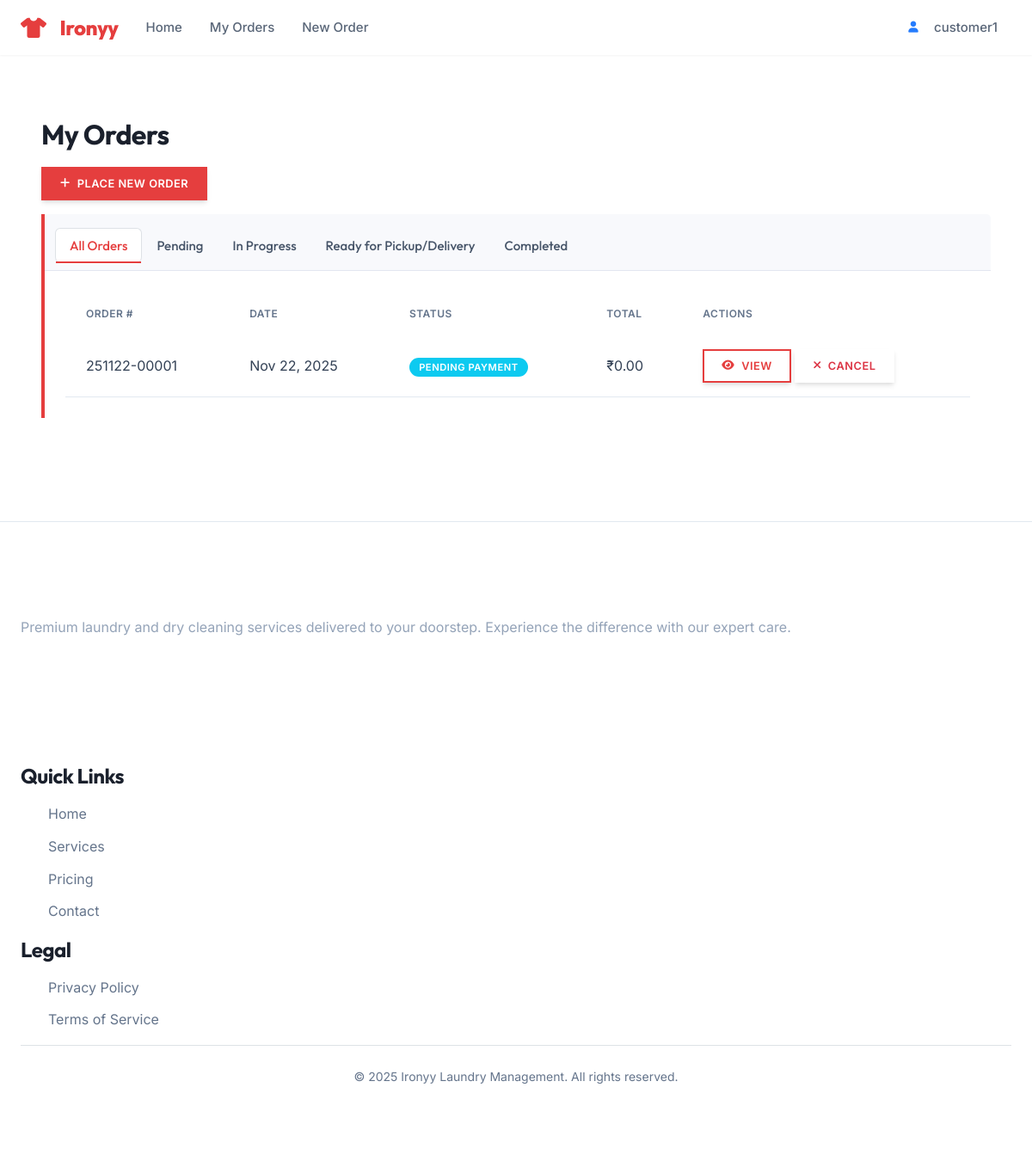
/orders/dashboard/ (signed in), run on an earlier commit of the app's database.
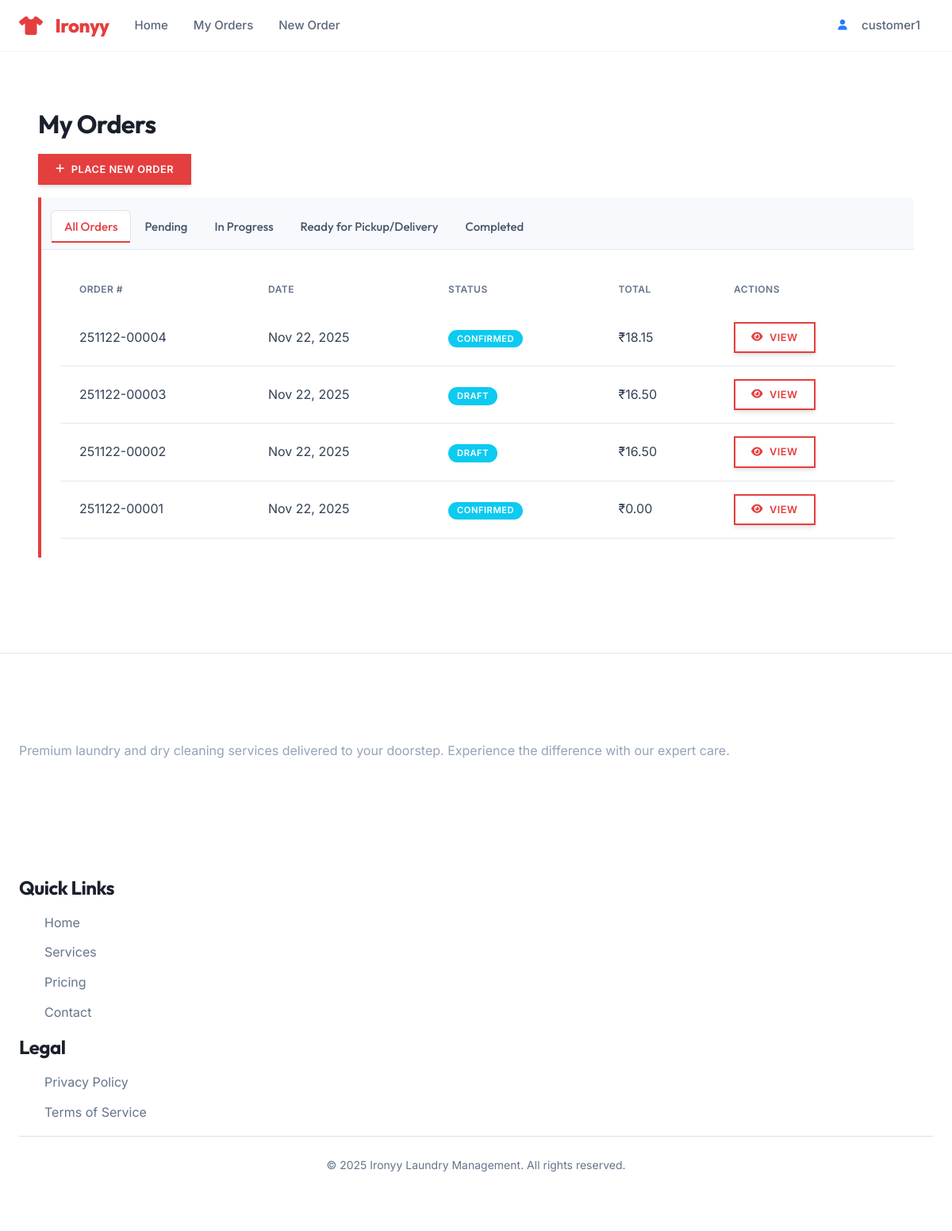
And on a later commit of the database.
### orders/models.py (models this page shows, shortened)
class Order(models.Model):
    class Status(models.TextChoices):
        DRAFT = 'draft', _('Draft')
        PENDING = 'pending', _('Pending Payment')
        CONFIRMED = 'confirmed', _('Confirmed')
        SCHEDULED_FOR_PICKUP = 'scheduled_for_pickup', _('Scheduled for Pickup')
        OUT_FOR_PICKUP = 'out_for_pickup', _('Out for Pickup')
        PICKED_UP = 'picked_up', _('Picked Up')
        PROCESSING = 'processing', _('In Progress')
        READY = 'ready', _('Ready for Delivery')
        OUT_FOR_DELIVERY = 'out_for_delivery', _('Out for Delivery')
        COMPLETED = 'completed', _('Completed')
        CANCELLED = 'cancelled', _('Cancelled')
        REFUNDED = 'refunded', _('Refunded')
        FAILED = 'failed', _('Failed')
    class PaymentStatus(models.TextChoices):
        PENDING = 'pending', _('Pending')
        AUTHORIZED = 'authorized', _('Authorized')
        PAID = 'paid', _('Paid')
        PARTIALLY_REFUNDED = 'partially_refunded', _('Partially Refunded')
        REFUNDED = 'refunded', _('Refunded')
        VOIDED = 'voided', _('Voided')
        FAILED = 'failed', _('Failed')
    class DeliveryType(models.TextChoices):
        PICKUP = 'pickup', _('Pickup')
        DELIVERY = 'delivery', _('Delivery')
    customer = models.ForeignKey(
        User,
        on_delete=models.PROTECT,
        related_name='orders',
        verbose_name=_('customer')
    )
    order_number = models.CharField(
        _('order number'),
        max_length=20,
        unique=True,
        db_index=True
    )
    status = models.CharField(
        _('status'),
        max_length=20,
        choices=Status.choices,
        default=Status.DRAFT,
        db_index=True
    )
    payment_status = models.CharField(
        _('payment status'),
        max_length=20,
        choices=PaymentStatus.choices,
        default=PaymentStatus.PENDING,
        db_index=True
    )
    delivery_type = models.CharField(
        _('delivery type'),
        max_length=10,
        choices=DeliveryType.choices,
        default=DeliveryType.PICKUP
    )
    pickup_address = models.TextField(_('pickup address'), blank=True)
    delivery_address = models.TextField(_('delivery address'), blank=True)
    preferred_pickup_date = models.DateField(_('preferred pickup date'), null=True, blank=True)
    preferred_delivery_date = models.DateField(_('preferred delivery date'), null=True, blank=True)
    subtotal = models.DecimalField(
        _('subtotal'),
        max_digits=10,
        decimal_places=2,
        default=Decimal('0.00')
    )
    tax_amount = models.DecimalField(
        _('tax amount'),
        max_digits=10,
        decimal_places=2,
        default=Decimal('0.00')
    )
    shipping_cost = models.DecimalField(
        _('shipping cost'),
        max_digits=10,
        decimal_places=2,
        default=Decimal('0.00')
    )
    discount_amount = models.DecimalField(
        _('discount amount'),
        max_digits=10,
        decimal_places=2,
        default=Decimal('0.00')
    )
    total_amount = models.DecimalField(
        _('total amount'),
        max_digits=10,
        decimal_places=2,
        default=Decimal('0.00')
    )
    assigned_staff = models.ForeignKey(
        User,
        on_delete=models.SET_NULL,
        null=True,
        blank=True,
        related_name='assigned_orders',
        verbose_name=_('assigned staff')
    )
    delivery_person = models.ForeignKey(
        User,
        on_delete=models.SET_NULL,
        null=True,
        blank=True,
        related_name='delivery_orders',
        verbose_name=_('delivery person')
    )
    created_at = models.DateTimeField(_('created at'), auto_now_add=True)
    updated_at = models.DateTimeField(_('updated at'), auto_now=True)
    confirmed_at = models.DateTimeField(_('confirmed at'), null=True, blank=True)
    completed_at = models.DateTimeField(_('completed at'), null=True, blank=True)
    cancelled_at = models.DateTimeField(_('cancelled at'), null=True, blank=True)
    special_instructions = models.TextField(_('special instructions'), blank=True)
    internal_notes = models.TextField(_('internal notes'), blank=True)
    cancellation_reason = models.TextField(_('cancellation reason'), blank=True)
    payment_method = models.CharField(_('payment method'), max_length=50, blank=True)
    payment_reference = models.CharField(_('payment reference'), max_length=100, blank=True)
    payment_date = models.DateTimeField(_('payment date'), null=True, blank=True)
    class Meta:
        ordering = ['-created_at']

### orders/views_dashboards.py (the view, shortened to what this page needs)
# urls.py: path('dashboard/', CustomerDashboardView.as_view(), name='customer_dashboard'),
class CustomerDashboardView(LoginRequiredMixin, ListView):
    model = Order
    template_name = 'orders/customer_dashboard.html'
    context_object_name = 'orders'
    paginate_by = 10
    def get_queryset(self):
        queryset = Order.objects.filter(customer=self.request.user)
        status = self.request.GET.get('status')
        return queryset.order_by('-created_at')
    def get_context_data(self, **kwargs):
        context = super().get_context_data(**kwargs)
        context['active_tab'] = 'dashboard'
        return context

### accounts/models.py (called while the page is built)
    def get_short_name(self):
        return self.first_name or self.email.split('@')[0]

    @property
    def is_customer(self):
        return self.role == self.Role.CUSTOMER

### orders/templates/orders/customer_dashboard.html (shortened to what the changed rows need)
{% extends 'orders/base_orders.html' %}
{% load static %}
{% block content %}
<div class="container mt-4">
    <div class="row">
        <div class="col-md-12">
            <h2>My Orders</h2>
            <div class="card">
                <div class="card-body">
                    {% if orders %}
                        <div class="table-responsive">
                            <table class="table table-hover">
                                <thead>
                                    <tr>
                                        <th>Order #</th>
                                        <th>Date</th>
                                        <th>Status</th>
                                        <th>Total</th>
                                        <th>Actions</th>
                                    </tr>
                                </thead>
                                <tbody>
                                    {% for order in orders %}
                                    <tr>
                                        <td>{{ order.order_number }}</td>
                                        <td>{{ order.created_at|date:"M d, Y" }}</td>
                                        <td>
                                            <span class="badge {% if order.status == 'completed' %}bg-success{% elif order.status == 'cancelled' %}bg-danger{% else %}bg-info{% endif %}">
                                                {{ order.get_status_display }}
                                            </span>
                                        </td>
                                        <td>₹{{ order.total_amount|floatformat:2 }}</td>
                                        <td>
                                            <a href="{% url 'orders:detail' order.pk %}" class="btn btn-sm btn-outline-primary">
                                                <i class="fas fa-eye"></i> View
                                            </a>
                                            {% if order.status == 'pending' or order.status == 'processing' %}
                                                <a href="{% url 'orders:request_cancellation' order.pk %}" class="btn btn-sm btn-outline-danger">
                                                    <i class="fas fa-times"></i> Cancel
                                                </a>
                                            {% endif %}
                                        </td>
                                    </tr>
                                    {% endfor %}
                                </tbody>
                            </table>
                        </div>
                    {% endif %}
                </div>
            </div>
        </div>
    </div>
</div>
{% endblock %}

What changed in the data, as far as the page shows it:
added Order: order_number "251122-00004", created_at "Nov 22, 2025", status "CONFIRMED", total_amount "18.15"
added Order: order_number "251122-00003", created_at "Nov 22, 2025", status "DRAFT", total_amount "16.50"
added Order: order_number "251122-00002", created_at "Nov 22, 2025", status "DRAFT", total_amount "16.50"
changed Order (number 4 of 4 on the later page): status "PENDING PAYMENT" → "CONFIRMED"; no longer shows "CANCEL"
